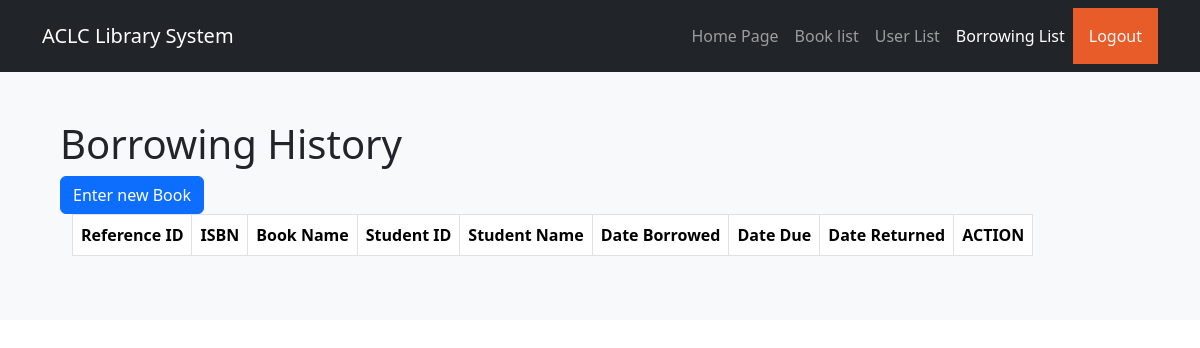
Before: /bookborrowinglist.php (signed in) with the older database file.
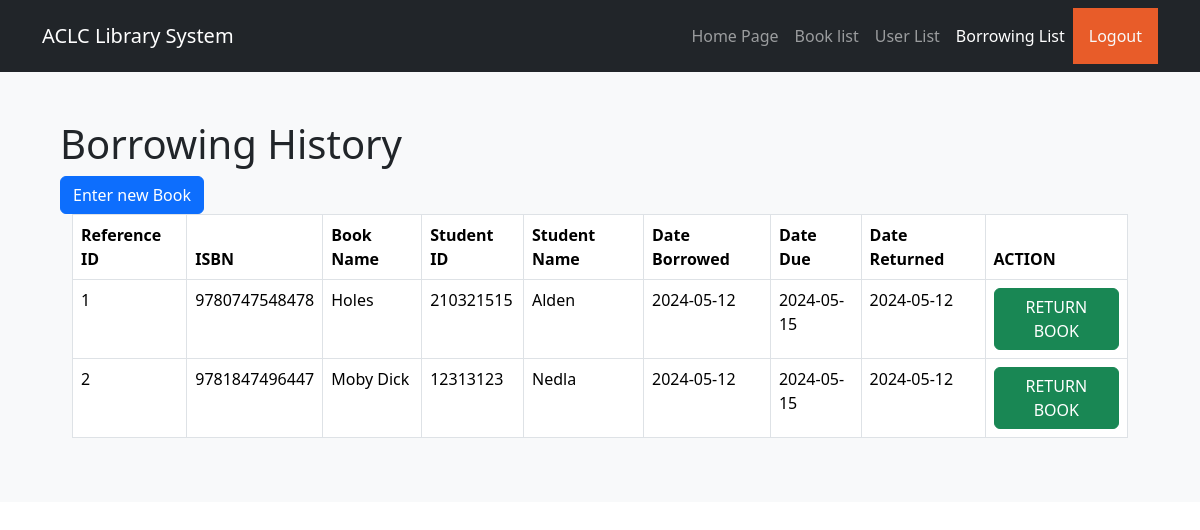
After: the same page with the newer database file.
### tables this page shows
CREATE TABLE `bookborrowlist` (
  `refID` int(11) NOT NULL,
  `bookID` varchar(255) NOT NULL,
  `booktitle` varchar(255) NOT NULL,
  `studentID` varchar(255) NOT NULL,
  `studentName` varchar(255) NOT NULL,
  `dateborrowed` date NOT NULL,
  `datedue` date NOT NULL,
  `datereturned` date NOT NULL
);

### bookborrowinglist.php (the view, shortened to what this page needs)
<!DOCTYPE html>
<html lang="en">
<head>
  <link href="https://cdn.jsdelivr.net/npm/bootstrap@5.3.3/dist/css/bootstrap.min.css" rel="stylesheet">
  <link rel="stylesheet" href="https://cdn.datatables.net/1.13.5/css/jquery.dataTables.min.css" />
</head>
<body>
  <nav class="navbar navbar-expand-lg bg-dark navbar-dark">
    <div class="container">
      <a href="mainpage.php" class="navbar-brand">ACLC Library System</a>
      <div class="collapse navbar-collapse" id="navbar">
        <ul class="navbar-nav ms-auto">
          <li class="nav-item">
            <a href="mainpage.php" class="nav-link">Home Page</a>
          </li>
          <li class="nav-item">
            <a href="booklisting.php" class="nav-link">Book list</a>
          </li>
          <li class="nav-item">
            <a href="userlist.php" class="nav-link">User List</a>
          </li>
          <li class="nav-item">
            <a href="#" class="nav-link  active">Borrowing List</a>
          </li>
        </ul>
        <a class="nav-item mr-3 nav-link p-3 text-light" href="backend/userlogout.php" style="background-color: #e85c29">Logout</a>
  </nav>
  <section class="bg-light text-dark p-5 text-left">
    <div class="container">
      <div class="d-flex">
        <div>
          <h1>Borrowing History</h1>
          <div>
            <button type="button" class="btn btn-primary float-right" data-bs-toggle="modal" data-bs-target="#insertmodal">Enter new Book</button>
          </div>
          <div class="column">
            <div class="container">
              <table id="myTable" class="table table-bordered">
                <thead class="thead-dark">
                  <tr>
                    <th scope="col">Reference ID</th>
                    <th scope="col">ISBN</th>
                    <th scope="col">Book Name</th>
                    <th scope="col">Student ID</th>
                    <th scope="col">Student Name</th>
                    <th scope="col">Date Borrowed</th>
                    <th scope="col">Date Due</th>
                    <th scope="col">Date Returned</th>
                    <th scope="col">ACTION</th>
                  </tr>
                </thead>
                <tbody>
                  <?php
                  require('backend/database.php');
                  $query = "SELECT * FROM bookborrowlist";
                  $run_query = mysqli_query($conn, $query);
                  if (mysqli_num_rows($run_query) > 0) {
                    foreach ($run_query as $row) {
                  ?>
                      <tr>
                        <td><?= $row['refID'] ?></td>
                        <td><?= $row['bookID'] ?></td>
                        <td><?= $row['booktitle'] ?></td>
                        <td><?= $row['studentID'] ?></td>
                        <td><?= $row['studentName'] ?></td>
                        <td><?= $row['dateborrowed'] ?></td>
                        <td><?= $row['datedue'] ?></td>
                        <td><?= $row['datereturned'] ?></td>
                        <td>
                        <button type="button" class="btn btn-success editbtn">RETURN BOOK</button>
                        </td>
                      </tr>
                  <?php
                    }
                  }
                  ?>
                </tbody>
              </table>
            </div>
          </div>
        </div>
      </div>
    </div>
  </section>
</body>
</html>

Changed rows visible on the page:
added bookborrowlist: refID "1", bookID "9780747548478", booktitle "Holes", studentID "210321515", studentName "Alden", dateborrowed "2024-05-12", datedue "2024-05-15", datereturned "2024-05-12"
added bookborrowlist: refID "2", bookID "9781847496447", booktitle "Moby Dick", studentID "12313123", studentName "Nedla", dateborrowed "2024-05-12", datedue "2024-05-15", datereturned "2024-05-12"
